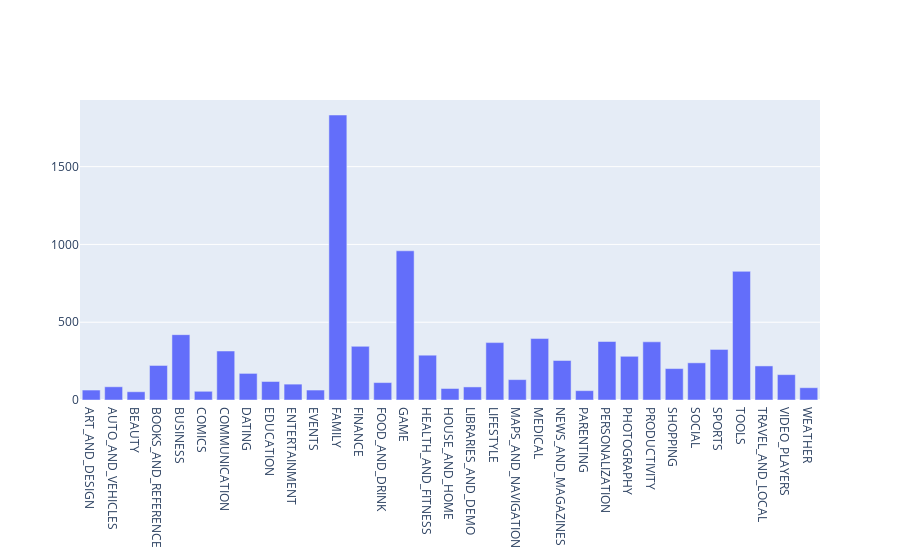

Notebook cell for this chart:
### Code cell
import plotly
plotly.offline.init_notebook_mode(connected=True)
import plotly.graph_objs as go

# Print the total number of unique categories
num_categories = apps['Category'].nunique()
print('Number of categories = ', num_categories)

# Count the number of apps in each 'Category'. 
num_apps_in_category = apps.groupby('Category')['Category'].count()

# Sort num_apps_in_category in descending order based on the count of apps in each category
sorted_num_apps_in_category = apps['Category'].value_counts(sort=True, ascending=False)

data = [go.Bar(
        x = num_apps_in_category.index, # index = category name
        y = num_apps_in_category.values, # value = count
)]

plotly.offline.iplot(data)

### Figure 1 — Plotly figure (JSON) as saved in the notebook; plotly's stock layout.template omitted (floating-point values rounded to 4 significant figures)
{"data": [{"type": "bar", "x": ["ART_AND_DESIGN", "AUTO_AND_VEHICLES", "BEAUTY", "BOOKS_AND_REFERENCE", "BUSINESS", "COMICS", "COMMUNICATION", "DATING", "EDUCATION", "ENTERTAINMENT", "EVENTS", "FAMILY", "FINANCE", "FOOD_AND_DRINK", "GAME", "HEALTH_AND_FITNESS", "HOUSE_AND_HOME", "LIBRARIES_AND_DEMO", "LIFESTYLE", "MAPS_AND_NAVIGATION", "MEDICAL", "NEWS_AND_MAGAZINES", "PARENTING", "PERSONALIZATION", "PHOTOGRAPHY", "PRODUCTIVITY", "SHOPPING", "SOCIAL", "SPORTS", "TOOLS", "TRAVEL_AND_LOCAL", "VIDEO_PLAYERS", "WEATHER"], "y": [64, 85, 53, 222, 420, 56, 315, 171, 119, 102, 64, 1832, 345, 112, 959, 288, 74, 84, 369, 131, 395, 254, 60, 376, 281, 374, 202, 239, 325, 827, 219, 163, 79]}], "layout": {"autosize": true, "xaxis": {"autorange": true, "range": [-0.5, 32.5], "type": "category"}, "yaxis": {"autorange": true, "range": [0, 1928.0], "type": "linear"}}}
